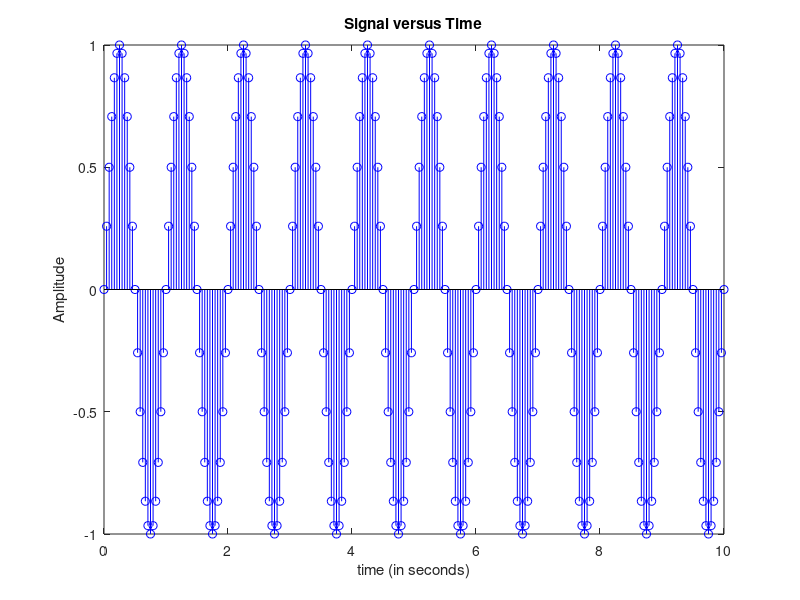
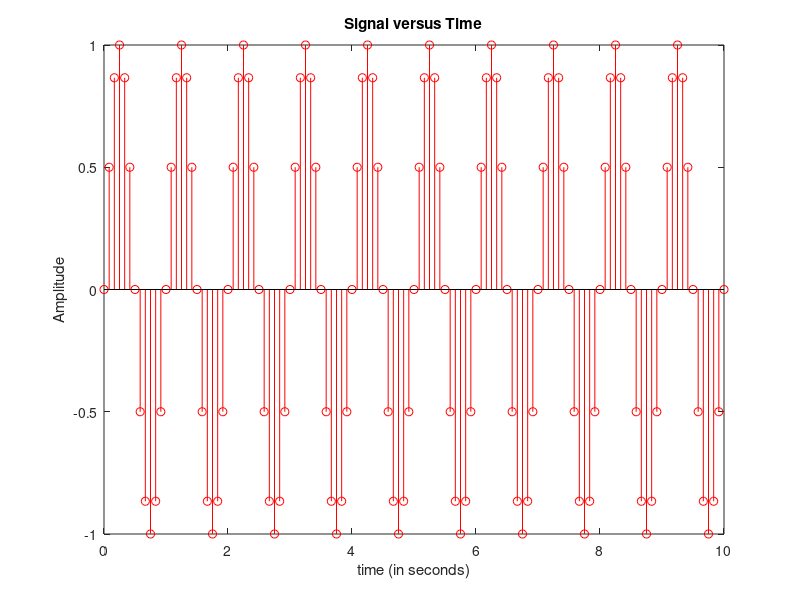
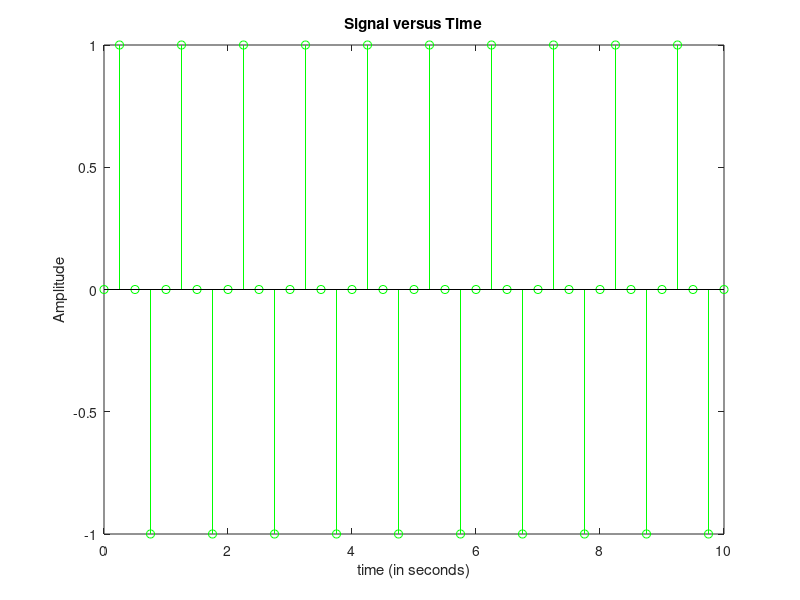
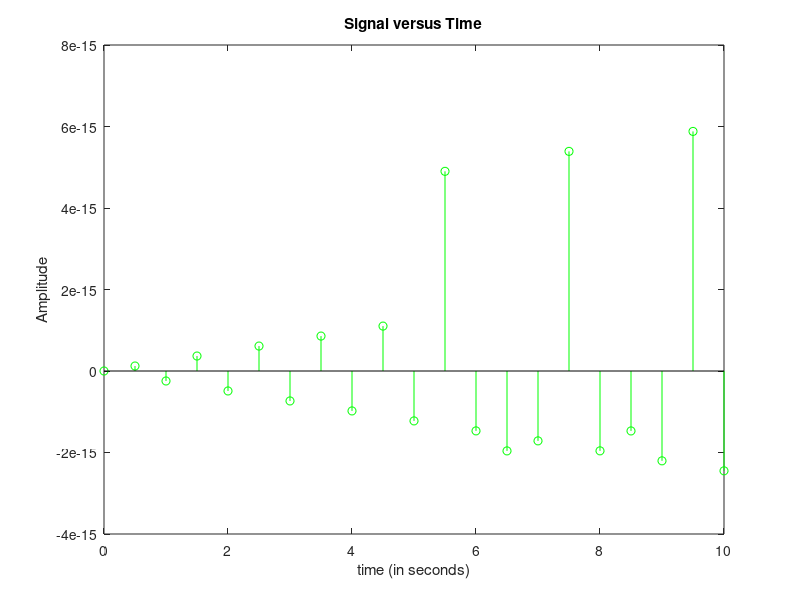

Here is the MATLAB script that generated these plots, in order:
 t= 0:1/24:10; 
 x = sin( 2*pi*t); 
 xlabel('time (in seconds)');
 ylabel('Amplitude'); 
 title('Signal versus Time');
 figure (1);    % Plots with a delta t resolution of 1/24 
 stem (t,x,'b'); 
 t = 0:1/12:10; 
 x = sin( 2*pi*t);
 xlabel('time (in seconds)');
 ylabel('Amplitude'); 
 title('Signal versus Time'); 
 figure (2);   % Plots with a delta t resolution of 1/12
 stem (t,x,'r'); 
 t= 0: 1/4:10;   
 x = sin( 2*pi*t);
 xlabel('time (in seconds)');
 ylabel('Amplitude'); 
 title('Signal versus Time'); 
 figure(3);   % Plots with a delta t resolution of 1/4
 stem (t,x,'g'); 
 t=0:1/2:10;   
 x = sin( 2*pi*t);
 xlabel('time (in seconds)');
 ylabel('Amplitude'); 
 title('Signal versus Time'); 
 figure(4);   % Plots with a delta t resolution of 1/2
 stem(t,x,'g'); 
 t=0:2/3:10; 
 x = sin( 2*pi*t);
 xlabel('time (in seconds)');
 ylabel('Amplitude'); 
 title('Signal versus Time'); 
 figure(5);   % Plots with a delta t resolution of 2/3
 stem(t,x,'r'); 
 t=0:5/6:10; 
 x = sin( 2*pi*t); 
 xlabel('time (in seconds)');
 ylabel('Amplitude'); 
 title('Signal versus Time');
 figure(6);           % Plots with a delta t resolution of 5/6
 stem(t,x,'b'); 
 t=0:1:10; 
 x = sin( 2*pi*t); 
 xlabel('time (in seconds)');
 ylabel('Amplitude'); 
 title('Signal versus Time');
 figure(7);     % Plots with a delta t resolution of 1
 stem(t,x,'p'); 
 
 